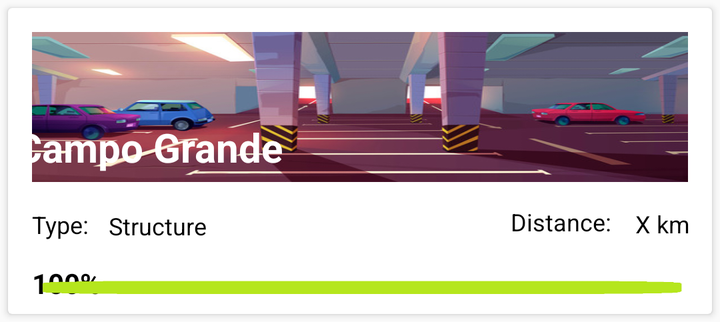
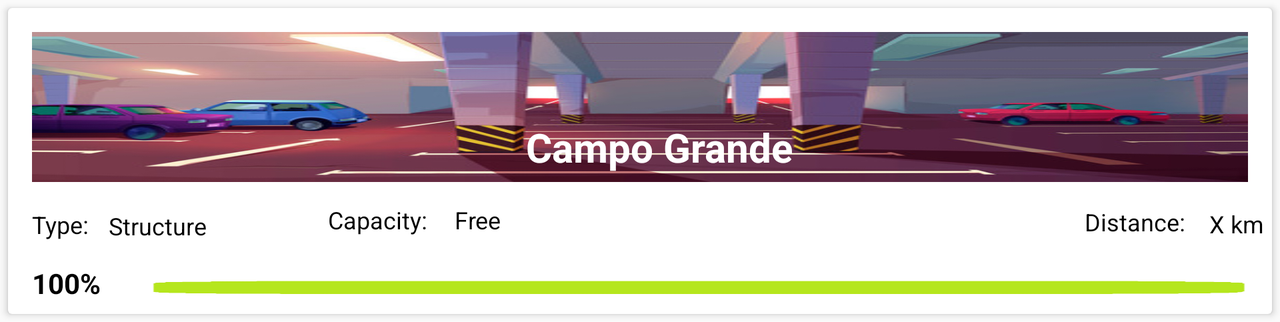

The same Android screen from two of the app's own layout files: first res/layout/ as a phone draws it, then the repository's variant for another configuration, drawn on a device whose configuration selects that folder. Both files follow.
<!-- AndroidManifest.xml: application theme AppTheme -->
<!-- res/layout/parque_view_list.xml -->
<?xml version="1.0" encoding="utf-8"?>
<androidx.cardview.widget.CardView xmlns:android="http://schemas.android.com/apk/res/android"
    android:layout_width="match_parent"
    android:layout_height="wrap_content"
    android:layout_margin="4dp"
    android:orientation="vertical"
    android:background="@color/red">


    <RelativeLayout
        android:layout_width="match_parent"
        android:layout_height="153dp"
        android:padding="4dp">

        <ImageView
            android:id="@+id/image_parque"
            android:layout_width="match_parent"
            android:layout_height="75dp"
            android:layout_alignParentStart="true"
            android:layout_alignParentTop="true"
            android:layout_alignParentEnd="true"
            android:layout_marginStart="8dp"
            android:layout_marginTop="8dp"
            android:layout_marginEnd="8dp"
            android:scaleType="fitXY"
            android:src="@drawable/parque_estrutura_icon" />

        <RelativeLayout
            android:layout_width="391dp"
            android:layout_height="92dp"
            android:layout_alignParentStart="true"
            android:layout_alignParentTop="true"
            android:layout_marginStart="0dp"
            android:layout_marginTop="52dp"
            android:layout_marginEnd="7dp">


            <TextView
                android:id="@+id/nameparque_id"
                android:layout_width="218dp"
                android:layout_height="wrap_content"
                android:layout_alignParentTop="true"
                android:layout_alignParentEnd="true"
                android:layout_marginTop="0dp"
                android:layout_marginEnd="151dp"
                android:layout_marginBottom="5dp"
                android:text="Campo Grande"
                android:textColor="#fff"
                android:textSize="20sp"
                android:textStyle="bold" />

            <TextView
                android:id="@+id/tipo_text"

                android:layout_width="wrap_content"
                android:layout_height="wrap_content"
                android:layout_below="@+id/nameparque_id"
                android:layout_alignParentStart="true"
                android:layout_centerVertical="true"
                android:maxLines="1"
                android:paddingTop="12dp"
                android:paddingStart="8dp"
                android:text="@string/tipo"
                android:textColor="@color/black"
                android:textSize="12sp" />

            <TextView
                android:id="@+id/tipo"
                android:layout_width="wrap_content"
                android:layout_height="wrap_content"
                android:layout_alignParentBottom="true"
                android:layout_centerVertical="true"
                android:layout_marginStart="10dp"

                android:layout_marginBottom="31dp"
                android:layout_toEndOf="@+id/tipo_text"
                android:text="@string/estrutura"
                android:textColor="@color/black"
                android:textSize="12sp" />

            <TextView
                android:id="@+id/distancia_text"
                android:layout_width="wrap_content"
                android:layout_height="wrap_content"
                android:layout_alignParentBottom="true"
                android:layout_marginLeft="8dp"
                android:layout_marginEnd="12dp"
                android:layout_marginRight="8dp"
                android:layout_marginBottom="33dp"
                android:layout_toStartOf="@+id/distancia"
                android:ellipsize="end"
                android:maxLines="3"
                android:text="@string/distancia"
                android:textColor="@color/black"
                android:textSize="12sp" />

            <TextView
                android:id="@+id/distancia"
                android:layout_width="wrap_content"
                android:layout_height="wrap_content"
                android:layout_alignParentEnd="true"
                android:paddingTop="12dp"
                android:layout_centerVertical="true"
                android:ellipsize="end"
                android:maxLines="3"
                android:text="X km"
                android:textColor="@color/black"
                android:textSize="12sp" />

            <TextView
                android:id="@+id/percentagem"
                android:layout_width="46dp"
                android:layout_height="20dp"
                android:layout_alignParentStart="true"
                android:layout_alignParentBottom="true"
                android:paddingStart="8dp"
                android:ellipsize="end"
                android:maxLines="3"
                android:text="100%"
                android:textColor="@color/black"
                android:textSize="14sp"
                android:textStyle="bold" />

            <ImageView
                android:id="@+id/image_led"
                android:layout_width="350dp"
                android:layout_height="15dp"
                android:layout_alignParentEnd="true"
                android:layout_alignParentBottom="true"
                android:layout_marginEnd="-4dp"
                android:layout_marginBottom="1dp"
                android:scaleType="fitXY"
                android:src="@drawable/green" />


        </RelativeLayout>

    </RelativeLayout>

</androidx.cardview.widget.CardView>
<!-- resources referenced by this layout -->
<resources>
  <color name="black">#000000</color>
  <color name="red">#911616</color>
  <!-- drawable green: png bitmap (drawable, 3366 bytes) -->
  <!-- drawable parque_estrutura_icon: png bitmap (drawable, 137842 bytes) -->
  <string name="distancia">Distance:</string>
  <string name="estrutura">"Structure"</string>
  <string name="tipo">Type:</string>
  <style name="AppTheme" parent="Theme.AppCompat.DayNight.DarkActionBar">
          
          <item name="colorPrimary">@color/colorPrimary</item>
          <item name="colorPrimaryDark">@color/colorPrimaryDark</item>
          <item name="colorAccent">@color/colorAccent</item>
          <item name="windowActionBar">false</item>
          <item name="windowNoTitle">true</item>
      </style>
  <color name="colorPrimary">#0000FF</color>
  <color name="colorPrimaryDark">#3700B3</color>
  <color name="colorAccent">#03DAC5</color>
</resources>
<!-- res/layout-land/parque_view_list.xml (the repository's variant of the layout above) -->
<!-- drawn on the phone turned sideways -->
<?xml version="1.0" encoding="utf-8"?>
<androidx.cardview.widget.CardView xmlns:android="http://schemas.android.com/apk/res/android"
    android:layout_width="match_parent"
    android:layout_height="wrap_content"
    android:layout_margin="4dp"
    android:orientation="vertical"
    android:background="@color/red">


    <RelativeLayout
        android:layout_width="match_parent"
        android:layout_height="153dp"
        android:padding="4dp">

        <ImageView
            android:id="@+id/image_parque"
            android:layout_width="match_parent"
            android:layout_height="75dp"
            android:layout_alignParentStart="true"
            android:layout_alignParentTop="true"
            android:layout_alignParentEnd="true"
            android:layout_marginStart="8dp"
            android:layout_marginTop="8dp"
            android:layout_marginEnd="8dp"
            android:scaleType="fitXY"
            android:src="@drawable/parque_estrutura_icon" />

        <RelativeLayout
            android:layout_width="800dp"
            android:layout_height="92dp"
            android:layout_alignParentStart="true"
            android:layout_alignParentTop="true"
            android:layout_marginStart="0dp"
            android:layout_marginTop="52dp">


            <TextView
                android:id="@+id/nameparque_id"
                android:layout_width="218dp"
                android:layout_height="wrap_content"
                android:layout_alignParentTop="true"
                android:layout_alignParentEnd="true"
                android:layout_marginTop="0dp"
                android:layout_marginEnd="151dp"
                android:layout_marginBottom="5dp"
                android:text="Campo Grande"
                android:textColor="#fff"
                android:textSize="20sp"
                android:textStyle="bold" />

            <TextView
                android:id="@+id/tipo_text"

                android:layout_width="wrap_content"
                android:layout_height="wrap_content"
                android:layout_below="@+id/nameparque_id"
                android:layout_alignParentStart="true"
                android:layout_centerVertical="true"
                android:maxLines="1"
                android:paddingStart="8dp"
                android:paddingTop="12dp"
                android:text="@string/tipo"
                android:textColor="@color/black"
                android:textSize="12sp" />

            <TextView
                android:id="@+id/tipo"
                android:layout_width="wrap_content"
                android:layout_height="wrap_content"
                android:layout_alignParentBottom="true"
                android:layout_centerVertical="true"
                android:layout_marginStart="10dp"

                android:layout_marginBottom="31dp"
                android:layout_toEndOf="@+id/tipo_text"
                android:text="@string/estrutura"
                android:textColor="@color/black"
                android:textSize="12sp" />

            <TextView
                android:id="@+id/lotacao"
                android:layout_width="wrap_content"
                android:layout_height="wrap_content"
                android:layout_alignParentBottom="true"
                android:layout_marginLeft="8dp"
                android:layout_marginEnd="391dp"
                android:layout_marginRight="8dp"
                android:layout_marginBottom="34dp"
                android:layout_toStartOf="@+id/distancia"
                android:ellipsize="end"
                android:maxLines="3"
                android:text="@string/lotacao"
                android:textColor="@color/black"
                android:textSize="12sp" />

            <TextView
                android:id="@+id/lotacao_text"
                android:layout_width="wrap_content"
                android:layout_height="wrap_content"
                android:layout_alignParentBottom="true"
                android:layout_marginLeft="8dp"
                android:layout_marginEnd="354dp"
                android:layout_marginRight="8dp"
                android:layout_marginBottom="34dp"
                android:layout_toStartOf="@+id/distancia"
                android:ellipsize="end"
                android:maxLines="3"
                android:text="@string/livre"
                android:textColor="@color/black"
                android:textSize="12sp" />

            <TextView
                android:id="@+id/distancia_text"
                android:layout_width="wrap_content"
                android:layout_height="wrap_content"
                android:layout_alignParentBottom="true"
                android:layout_marginLeft="8dp"
                android:layout_marginEnd="12dp"
                android:layout_marginRight="8dp"
                android:layout_marginBottom="33dp"
                android:layout_toStartOf="@+id/distancia"
                android:ellipsize="end"
                android:maxLines="3"
                android:text="@string/distancia"
                android:textColor="@color/black"
                android:textSize="12sp" />

            <TextView
                android:id="@+id/distancia"
                android:layout_width="wrap_content"
                android:layout_height="wrap_content"
                android:layout_alignParentEnd="true"
                android:layout_centerVertical="true"
                android:ellipsize="end"
                android:maxLines="3"
                android:paddingTop="12dp"
                android:text="X km"
                android:textColor="@color/black"
                android:textSize="12sp" />

            <TextView
                android:id="@+id/percentagem"
                android:layout_width="46dp"
                android:layout_height="20dp"
                android:layout_alignParentStart="true"
                android:layout_alignParentBottom="true"
                android:ellipsize="end"
                android:maxLines="3"
                android:paddingStart="8dp"
                android:text="100%"
                android:textColor="@color/black"
                android:textSize="14sp"
                android:textStyle="bold" />

            <ImageView
                android:id="@+id/image_led"
                android:layout_width="700dp"
                android:layout_height="15dp"
                android:layout_alignParentEnd="true"
                android:layout_alignParentBottom="true"
                android:layout_marginEnd="-4dp"
                android:layout_marginBottom="1dp"
                android:scaleType="fitXY"
                android:layout_toEndOf="@id/percentagem"
                android:src="@drawable/green" />


        </RelativeLayout>

    </RelativeLayout>

</androidx.cardview.widget.CardView>
<!-- resources referenced by the variant -->
<!-- as the phone turned sideways resolves them -->
<resources>
  <color name="black">#000000</color>
  <color name="red">#911616</color>
  <!-- drawable green: png bitmap (drawable, 3366 bytes) -->
  <!-- drawable parque_estrutura_icon: png bitmap (drawable, 137842 bytes) -->
  <string name="distancia">Distance:</string>
  <string name="estrutura">"Structure"</string>
  <string name="livre">Free</string>
  <string name="lotacao">Capacity:</string>
  <string name="tipo">Type:</string>
  <style name="AppTheme" parent="Theme.AppCompat.DayNight.DarkActionBar">
          
          <item name="colorPrimary">@color/colorPrimary</item>
          <item name="colorPrimaryDark">@color/colorPrimaryDark</item>
          <item name="colorAccent">@color/colorAccent</item>
          <item name="windowActionBar">false</item>
          <item name="windowNoTitle">true</item>
      </style>
  <color name="colorPrimary">#0000FF</color>
  <color name="colorPrimaryDark">#3700B3</color>
  <color name="colorAccent">#03DAC5</color>
</resources>
